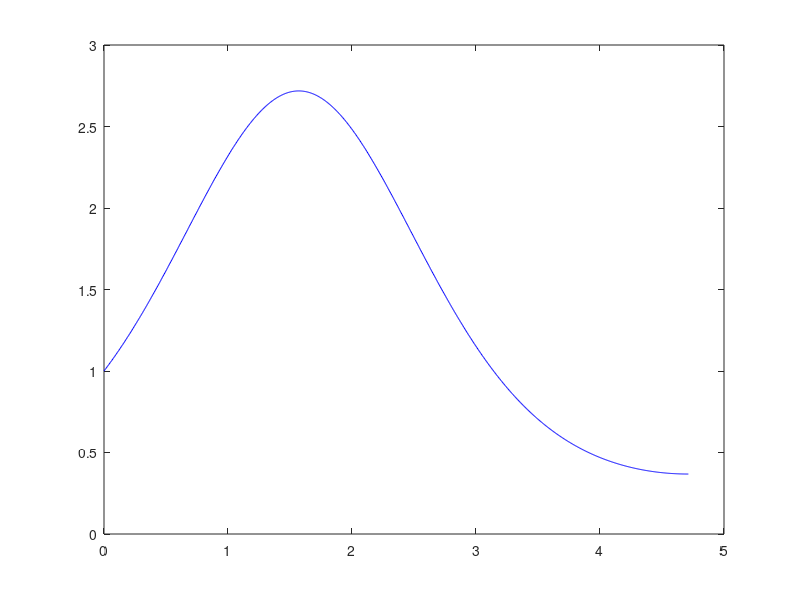

Write MATLAB code to recreate this figure. (Note: this script raises an error after producing the figure.)
% Estimating y'' = cos(x)y' - sin(x)y, 0 <= x <= 3pi/2 with y(0)=1 and y(3pi/2)= 1/e

% Parameters
p = @(x) cos(x);
q = @(x) -sin(x);
r = @(x) zeros(size(x));
a = 0;
b = 3*pi/2;
cL = 1;
cR = 1/exp(1);

f = @(x) exp(sin(x));

x_reference = linspace(a, b, 1000);
y_reference = f(x_reference);
pl = plot(x_reference, y_reference, 'b');

error = NaN;
for n = [10 20 40 80]
    [x, y] = ODE_solver(p, q, r, a, b, cL, cR, n);
    hold on;
    plot(x, y, 'o');
    y_ex = f(x);
    h = (b-a)/n;

    new_error = norm(y_ex(:)-y(:), 'inf');
    fprintf("n: %i, Error norm: %f, Error ratio: %f\n", n, new_error, error/new_error);
    error = new_error;
end

waitfor(pl);